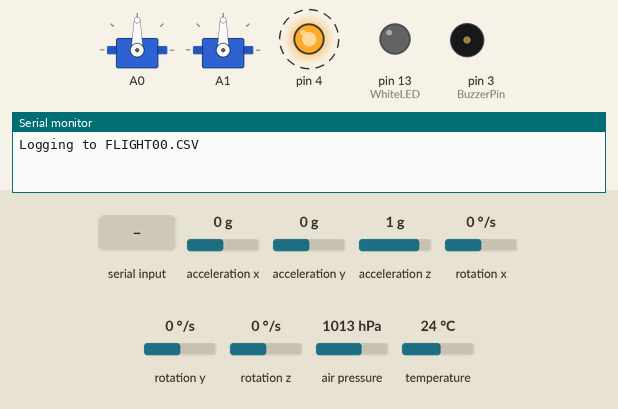
Bench run of a program on a simulated Teensy 4. On the bench: 2 × servo, output pins drawn as LEDs (lit = HIGH), buzzer (waves = sounding, pin HIGH), the last lines printed to the serial monitor. Dashed ring = blinking. The test bench sets the inputs (shaded band); at power-on: acceleration x 0 g, acceleration y 0 g, acceleration z 1 g, rotation x 0 °/s, rotation y 0 °/s, rotation z 0 °/s, air pressure 1013 hPa, temperature 24 °C. Storage starts empty.

Above: at 6.6 s.
6.7 s: "ARM\n" received over the second serial link
At 6.86 s:
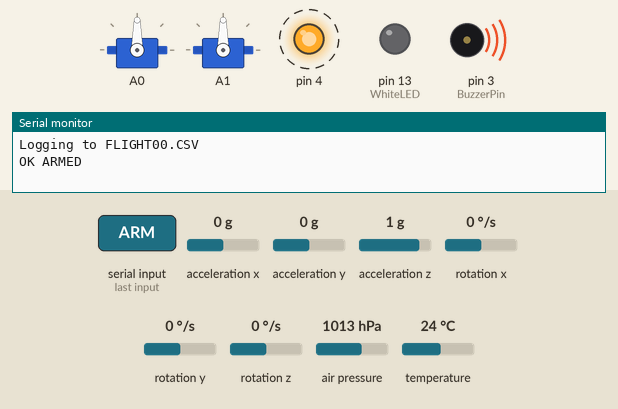
9.7 s: "DISARM\n" received over the second serial link
At 10.5 s:
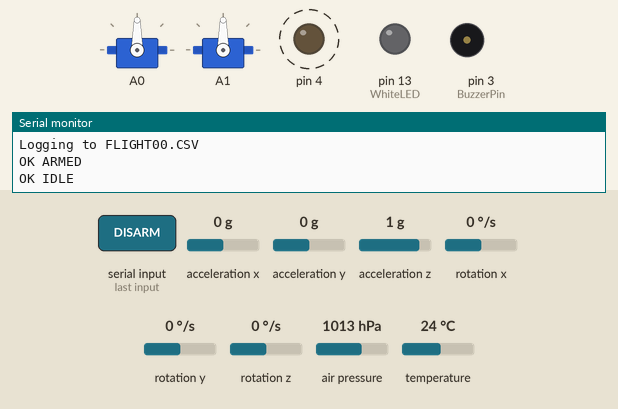
Timing chart, 0 to 18.7 s (numbered marks = the images above; inputs shaded):
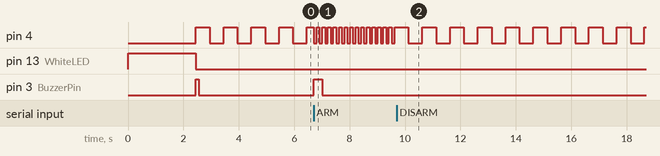

The program:

Main.cpp
```cpp
#include "pins.h"
#include "setup.h"
#include <Arduino.h>
#include <Wire.h>
#include "IMU.h"
#include "baro.h"
#include "attitude_estimator.h"
#include "statemachine.h"
#include "PID.h"
#include "TVC_Controller.h"
#include "SDlogger.h"
#include "Indicator.h"
#include "Bluetooth.h"

// ---------- Hardware objects ----------
// These are global so they exist for the whole program. (Objects created
// inside setup() are destroyed when setup() returns, so loop() can't use them.)
IMU imu;
BME baro;
MahonyFilter attitude(imu);
StateMachine stateMachine(imu);
ServoController servos;
SDlogger logger;
LED blueLED(BlueLED);
LED whiteLED(WhiteLED);
Buzzer buzzer(BuzzerPin);
Bluetooth bluetooth(bleSerial);

// PID output is a gimbal angle, so its limit is the gimbal's travel
PID pitchPID(pitch_kp, pitch_ki, pitch_kd, max_pitch);
PID yawPID(yaw_kp, yaw_ki, yaw_kd, max_yaw);

// ---------- Loop state ----------
unsigned long lastLoopMicros = 0;
unsigned long lastLandedBeep = 0;
float groundAltitude = 0.0f;   // pad altitude (m above sea level), tracked until launch
State lastState = State::IDLE;

// Startup failed: beep and blink forever so the problem is obvious on the pad
void fail(const char* message) {
    Serial.println(message);
    servos.centerServos(0.0f, 0.0f);
    while (true) {
        digitalWrite(WhiteLED, HIGH);
        digitalWrite(BuzzerPin, HIGH);
        delay(100);
        digitalWrite(WhiteLED, LOW);
        digitalWrite(BuzzerPin, LOW);
        delay(100);
    }
}

// Indicator pattern for each state
void showState(State state) {
    switch (state) {
        case State::IDLE:    blueLED.blink(1000); break;
        case State::ARMED:   blueLED.blink(200); buzzer.beep(300); break;
        case State::LAUNCH:
        case State::FLIGHT:
        case State::DESCENT: blueLED.on(); break;
        case State::LANDED:  blueLED.blink(1000); break;
    }
}

// Send a reply to the phone and echo it on USB for debugging
void reply(const char* message) {
    bluetooth.println(message);
    Serial.println(message);
}

// Commands sent from the phone over Bluetooth (one per line):
//   ARM     IDLE -> ARMED, only if the rocket has been upright for uprightHoldMs
//   DISARM  ARMED -> IDLE
//   STATUS  report the current state
void handleBluetoothCommand(const char* command) {
    if (strcmp(command, "ARM") == 0) {
        if (stateMachine.arm()) {
            reply("OK ARMED");
        } else if (stateMachine.getState() != State::IDLE) {
            reply("ERR not in IDLE");
        } else {
            reply("ERR not upright");
        }
    } else if (strcmp(command, "DISARM") == 0) {
        reply(stateMachine.disarm() ? "OK IDLE" : "ERR not ARMED");
    } else if (strcmp(command, "STATUS") == 0) {
        char message[48];
        snprintf(message, sizeof(message), "STATE %s upright=%d",
                 stateName(stateMachine.getState()), stateMachine.isUprightReady());
        reply(message);
    } else {
        reply("ERR unknown command (ARM, DISARM, STATUS)");
    }
}

void setup() {

    // Initialize serial
    Serial.begin(115200);

    // Indicators first, so they can report any failure below
    blueLED.begin();
    whiteLED.begin();
    buzzer.begin();
    whiteLED.on(); // white = starting up

    bluetooth.begin();

    // Servos straight before anything else moves
    servos.begin();
    servos.centerServos(0.0f, 0.0f);

    // I2C (both sensors share the bus); 400 kHz keeps sensor reads short
    Wire.begin();
    Wire.setClock(400000);

    if (!imu.begin()) {
        fail("Failed to initialize IMU :(");
    }
    if (!baro.begin()) {
        fail("Failed to initialize BME280 :(");
    }
    if (!logger.begin() || logger.createLogFile("FLIGHT") != 0) {
        fail("Failed to start SD logging :(");
    }

    // Rocket must be sitting still for this (about 1 second)
    imu.calibrateGyro(gyroCalibrationSamples);
    attitude.setGains(mahonyKpGround, mahonyKiGround);

    // Starting pad altitude: average a few barometer readings
    delay(100); // let the BME280 produce its first samples
    float temperature, pressure, altitude, sum = 0.0f;
    for (int i = 0; i < 10; i++) {
        baro.read(temperature, pressure, altitude);
        sum += altitude;
        delay(20);
    }
    groundAltitude = sum / 10.0f;

#ifdef BENCH_MODE
    // Sweep the gimbal to its limits so you can check direction and travel
    servos.testServos(max_pitch, max_yaw, 500);
    servos.testServos(min_pitch, min_yaw, 500);
#endif

    logger.logData("time_ms,state,alt_agl_m,ax,ay,az,gx,gy,gz,roll_deg,pitch_deg,yaw_deg,pitch_cmd_deg,yaw_cmd_deg");

    whiteLED.off();
    showState(stateMachine.getState());
    buzzer.beep(100);
    lastLoopMicros = micros();
}

void loop(){

    // ---------- Fixed-rate timing ----------
    unsigned long now = micros();
    if (now - lastLoopMicros < loopPeriodMicros) {
        blueLED.update();
        buzzer.update();
        return;
    }
    float dt = (now - lastLoopMicros) / 1000000.0f;
    lastLoopMicros = now;

    // ---------- Sensors ----------
    imu.update();
    float temperature, pressure, altitude;
    baro.read(temperature, pressure, altitude);

    // Track the pad altitude until launch so slow weather/pressure drift
    // while waiting on the pad doesn't look like a climb or fall
    State state = stateMachine.getState();
    if (state == State::IDLE || state == State::ARMED) {
        groundAltitude += groundAltitudeFilter * (altitude - groundAltitude);
    }
    float altitudeAGL = altitude - groundAltitude;

    // ---------- State machine ----------
    stateMachine.update(altitudeAGL);

    // ---------- Bluetooth commands ----------
    const char* command = bluetooth.readCommand();
    if (command != nullptr) {
        handleBluetoothCommand(command);
    }
    state = stateMachine.getState();

    if (state != lastState) {
        if (state == State::LAUNCH) {
            // Under thrust the accelerometer no longer measures gravity,
            // so stop using it to correct the attitude estimate
            attitude.setGains(mahonyKpFlight, mahonyKiFlight);
            pitchPID.reset();
            yawPID.reset();
        }
        showState(state);
        logger.flush(); // make sure every state change reaches the card
        lastState = state;
    }

    // ---------- Attitude ----------
    attitude.update(dt);
    float roll, pitch, yaw;
    attitude.getEulers(roll, pitch, yaw);

    // ---------- Gimbal control ----------
    // Steer only while the motor can be burning. The pitch servo corrects tilt
    // about the y axis and the yaw servo corrects tilt about the x axis.
    // CHECK ON THE BENCH: which servo moves for which tilt, and the direction,
    // depends on how the IMU and servos are mounted (flip with pitch_ratio/yaw_ratio).
    bool controlActive = (state == State::LAUNCH || state == State::FLIGHT);
#ifdef BENCH_MODE
    controlActive = true; // tilt the rocket by hand and watch the gimbal respond
#endif

    float pitchCmd = 0.0f;
    float yawCmd = 0.0f;
    if (controlActive) {
        pitchCmd = pitchPID.update(pitch);
        yawCmd = yawPID.update(roll);
    }
    servos.setPitch(pitchCmd);
    servos.setYaw(yawCmd);

    // ---------- Logging ----------
    float ax, ay, az, gx, gy, gz;
    imu.getAcceleration(ax, ay, az);
    imu.getGyroscope(gx, gy, gz);

    char line[200];
    snprintf(line, sizeof(line),
             "%lu,%s,%.2f,%.2f,%.2f,%.2f,%.3f,%.3f,%.3f,%.2f,%.2f,%.2f,%.2f,%.2f",
             millis(), stateName(state), altitudeAGL, ax, ay, az, gx, gy, gz,
             roll, pitch, yaw, pitchCmd, yawCmd);
    logger.logData(line);

#ifdef TVC_DEBUG
    static unsigned long lastPrint = 0;
    if (millis() - lastPrint >= 100) {
        lastPrint = millis();
        Serial.println(line);
    }
#endif

    // ---------- Indicators ----------
    // Once landed, chirp every 2 s to help find the rocket
    if (state == State::LANDED && millis() - lastLandedBeep >= 2000) {
        lastLandedBeep = millis();
        buzzer.beep(200);
    }
    blueLED.update();
    buzzer.update();
}
```

setup.h
```cpp
#ifndef SETUP_H
#define SETUP_H

// Setup configs for full system

// ---------- Main loop ----------
static const unsigned long loopPeriodMicros = 10000; // 100 Hz control loop

// ---------- Barometer (BME280) ----------
static const float seaLevelPressure = 1013.25f; // hPa
static const float groundAltitudeFilter = 0.05f; // 0..1, how fast the ground reference tracks while on the pad

// ---------- IMU ----------
static const int gyroCalibrationSamples = 500; // rocket must be still during startup calibration

// ---------- Attitude filter (Mahony) ----------
// On the pad the accelerometer only sees gravity, so it is used to correct gyro drift.
// After launch it sees thrust and drag, so the correction is switched off (gains = 0).
static const float mahonyKpGround = 2.0f;
static const float mahonyKiGround = 0.0f;
static const float mahonyKpFlight = 0.0f;
static const float mahonyKiFlight = 0.0f;

// ---------- State machine ----------
static const float launchThreshold = 2 * 9.81f;     // m/s^2 on the z axis, threshold for detecting launch
static const unsigned long launchHoldMs = 50;       // launch accel must last this long (rejects bumps)
static const float altitudeThreshold = 10.0f;       // m above pad, LAUNCH -> FLIGHT
static const float uprightToleranceDeg = 5.0f;      // max tilt from vertical to count as upright
static const unsigned long uprightHoldMs = 2000;    // must stay upright this long to arm
static const float apogeeDrop = 2.0f;               // m below max altitude, FLIGHT -> DESCENT
static const float landedAltitudeBand = 1.0f;       // m, altitude must stay within this band...
static const unsigned long landedHoldMs = 3000;     // ...for this long, DESCENT -> LANDED

// ---------- Servo / gimbal ----------
// Gimbal angles are deflections from straight, in degrees.
// PLACEHOLDER limits: measure how far your gimbal can move before it binds.
static const float min_pitch = -10.0f;
static const float max_pitch = 10.0f;
static const float min_yaw = -10.0f;
static const float max_yaw = 10.0f;
static const float servo_center = 90.0f;  // servo command (deg) that puts the gimbal straight
static const float pitch_offset = 0.0f;   // degrees, trim for pitch servo
static const float yaw_offset = 0.0f;     // degrees, trim for yaw servo
static const float pitch_ratio = 1.0f;    // servo degrees per gimbal degree (negative flips direction)
static const float yaw_ratio = 1.0f;      // servo degrees per gimbal degree (negative flips direction)
// Linkage geometry (not used yet)
static const float linkage_length = 0.05f;    // meters, linkage from servo horn to pivot point
static const float servo_horn_radius = 0.02f; // meters, radius of the servo horn

// ---------- PID ----------
// PLACEHOLDER gains: these are untuned guesses. Tune them in simulation before flying.
static const float pitch_kp = 0.6f;
static const float pitch_ki = 0.1f;
static const float pitch_kd = 0.15f;
static const float yaw_kp = 0.6f;
static const float yaw_ki = 0.1f;
static const float yaw_kd = 0.15f;

// ---------- Logging ----------
static const unsigned long logFlushMs = 1000; // write buffered log data to the card this often

#endif // SETUP_H
```

Bluetooth.cpp
```cpp
#include "Bluetooth.h"

void Bluetooth::begin(unsigned long baud) {
    pinMode(statePin, INPUT);
    serial.begin(baud);
}

Bluetooth::BluetoothState Bluetooth::getState() {
    return isConnected() ? BluetoothState::CONNECTED : BluetoothState::DISCONNECTED;
}

bool Bluetooth::isConnected() {
    return digitalRead(statePin) == HIGH;
}

const char* Bluetooth::readCommand() {
    while (serial.available() > 0) {
        char c = serial.read();
        if (c == '\n' || c == '\r') {
            if (lineLength == 0) {
                continue; // ignore the second half of "\r\n" and blank lines
            }
            lineBuffer[lineLength] = '\0';
            lineLength = 0;
            return lineBuffer;
        }
        if (lineLength < sizeof(lineBuffer) - 1) {
            lineBuffer[lineLength++] = toupper(c);
        }
    }
    return nullptr;
}
```

Bluetooth.h
```cpp
#ifndef BLUETOOTH_H
#define BLUETOOTH_H
#include <Arduino.h>
#include "pins.h"
#define bleSerial Serial2

class Bluetooth {

    private:
        int txPin = TXD;
        int rxPin = RXD;
        int statePin = STATE;

        HardwareSerial &serial;

        char lineBuffer[32];
        size_t lineLength = 0;


    public:

    explicit Bluetooth(HardwareSerial &port) : serial(port) {}

    enum class BluetoothState {
        DISCONNECTED,
        CONNECTED
    };

    // Most HC-05 / HM-10 style modules use 9600 baud by default
    void begin(unsigned long baud = 9600);

    // Reads the module's STATE pin, which is HIGH while a device is connected
    BluetoothState getState();
    bool isConnected();

    // Non-blocking: reads whatever bytes are waiting and returns a complete
    // command (upper-cased, no line ending) once a '\n' or '\r' arrives.
    // Returns nullptr if no full line is ready yet. Call every loop.
    const char* readCommand();

    void println(const char* message) { serial.println(message); }

    HardwareSerial &port() { return serial; }
};


#endif // BLUETOOTH_H
```

IMU.cpp
```cpp
#include "IMU.h"


bool IMU::begin(){

    Wire.begin();

    // 0x68 if AD0 is low, 0x69 if AD0 is high
    if (!imu.begin(0x68, &Wire)) {
        Serial.println("Failed to initialize IMU");
        return false;
    }

    imu.setAccelerometerRange(MPU6050_RANGE_16_G);
    imu.setGyroRange(MPU6050_RANGE_500_DEG);
    imu.setFilterBandwidth(MPU6050_BAND_44_HZ);

    return true;

}


void IMU::calibrateGyro(int samples){
    float sumX = 0.0f, sumY = 0.0f, sumZ = 0.0f;

    for (int i = 0; i < samples; i++) {
        imu.getEvent(&a, &g, &temp);
        sumX += g.gyro.x;
        sumY += g.gyro.y;
        sumZ += g.gyro.z;
        delay(2);
    }

    gyroBiasX = sumX / samples;
    gyroBiasY = sumY / samples;
    gyroBiasZ = sumZ / samples;
}


void IMU::update(){
    imu.getEvent(&a, &g, &temp);
}


void IMU::getAcceleration(float &x, float &y, float &z){
    x = a.acceleration.x;
    y = a.acceleration.y;
    z = a.acceleration.z;
}


void IMU::getGyroscope(float &x, float &y, float &z){
    x = g.gyro.x - gyroBiasX;
    y = g.gyro.y - gyroBiasY;
    z = g.gyro.z - gyroBiasZ;
}


float IMU::getTemperature(){
    return temp.temperature;
}
```

IMU.h
```cpp
#ifndef IMU_H
#define IMU_H

#include <Wire.h>
#include <Arduino.h>
#include "pins.h"
#include <Adafruit_MPU6050.h>


class IMU {

    private:

    Adafruit_MPU6050 imu;
    sensors_event_t a, g, temp;

    float gyroBiasX = 0.0f;
    float gyroBiasY = 0.0f;
    float gyroBiasZ = 0.0f;


    public:

    IMU() = default;

    bool begin();

    // Averages the gyro while the rocket is still and subtracts it from later readings
    void calibrateGyro(int samples);

    // Reads the sensor once and caches accel/gyro/temp
    void update();
    void getAcceleration(float &x, float &y, float &z);   // m/s^2
    void getGyroscope(float &x, float &y, float &z);      // rad/s, bias removed
    float getTemperature();                               // deg C


};


#endif // IMU_H
```

Indicator.cpp
```cpp
#include "pins.h"
#include "Indicator.h"


//Define LED class methods

void LED::begin() {
    pinMode(_pin, OUTPUT);
    write(false);
}

void LED::write(bool state) {
    digitalWrite(_pin, state ? HIGH : LOW);
    _state = state;
}

void LED::on() {
    _interval = 0;
    write(true);
}

void LED::off() {
    _interval = 0;
    write(false);
}

void LED::blink(unsigned long interval) {
    _interval = interval;
}

void LED::update() {
    if (_interval == 0) {
        return;
    }
    unsigned long now = millis();
    if (now - _lastUpdate >= _interval / 2) { // half the period on, half off
        _lastUpdate = now;
        write(!_state);
    }
}

//Define Buzzer class methods

void Buzzer::begin() {
    pinMode(_pin, OUTPUT);
    off();
}

void Buzzer::on() {
    _offAt = 0;
    digitalWrite(_pin, HIGH);
    _state = true;
}

void Buzzer::off() {
    _offAt = 0;
    digitalWrite(_pin, LOW);
    _state = false;
}

void Buzzer::beep(unsigned long duration) {
    digitalWrite(_pin, HIGH);
    _state = true;
    _offAt = millis() + duration;
    if (_offAt == 0) {
        _offAt = 1; // 0 means "no timer"
    }
}

void Buzzer::update() {
    if (_offAt != 0 && (long)(millis() - _offAt) >= 0) {
        off();
    }
}
```

Indicator.h
```cpp
#ifndef INDICATOR_H
#define INDICATOR_H
#include <Arduino.h>
#include "pins.h"

// LED and Buzzer are non-blocking: blink()/beep() never call delay(), so they
// can't stall the control loop. Call update() once per loop to drive them.

class LED {

    public:

    explicit LED(int pin) : _pin(pin) {}

    void begin();
    void on();
    void off();

    // Blink with the given period (ms); keeps blinking until on() or off()
    void blink(unsigned long interval = 500);
    void update();

private:
    int _pin;
    unsigned long _lastUpdate = 0;
    unsigned long _interval = 0; // 0 = not blinking
    bool _state = false;

    void write(bool state);
};

// Written for an active buzzer (makes its own tone when the pin is HIGH).
class Buzzer {

    public:

    explicit Buzzer(int pin = BuzzerPin) : _pin(pin) {}

    void begin();
    void on();
    void off();

    // Sound for `duration` ms, then turn off automatically in update()
    void beep(unsigned long duration = 500);
    void update();

private:
    int _pin;
    unsigned long _offAt = 0;
    bool _state = false;

};

#endif // INDICATOR_H
```

baro.h
```cpp
#ifndef BARO_H
#define BARO_H
#include <Arduino.h>
#include <Wire.h>
#include "pins.h"
#include <Adafruit_BME280.h>
#include "setup.h"

class BME {

    public:

    BME() = default;

    // Returns false if the sensor is not found on the I2C bus.
    bool begin();
    // Temperature in C, pressure in Pa, altitude in m relative to seaLevelPressure.
    void read(float &temperature, float &pressure, float &altitude);

    private:
    Adafruit_BME280 bme;
};

#endif // BARO_H
```

Source omitted: PID.cpp (3677 bytes), PID.h (1625 bytes), SDlogger.cpp (1341 bytes), SDlogger.h (987 bytes), TVC_Controller.cpp (2126 bytes), TVC_Controller.h (1437 bytes), attitude_estimator.cpp (2890 bytes), attitude_estimator.h (1845 bytes), baro.cpp (1305 bytes), statemachine.cpp (3457 bytes), statemachine.h (1608 bytes), pins.h (461 bytes)

Measured:
- after the input at 6.7 s, pin 4: alternates HIGH for 0.10 s and LOW for 0.10 s, starting at once; pin 3 (BuzzerPin): LOW → HIGH at once, → LOW 0.30 s later
- after the input at 9.7 s, pin 4: alternates HIGH for 0.50 s and LOW for 0.50 s, starting after 0.42 s
- by itself, pin 4: alternates HIGH for 0.50 s and LOW for 0.50 s
